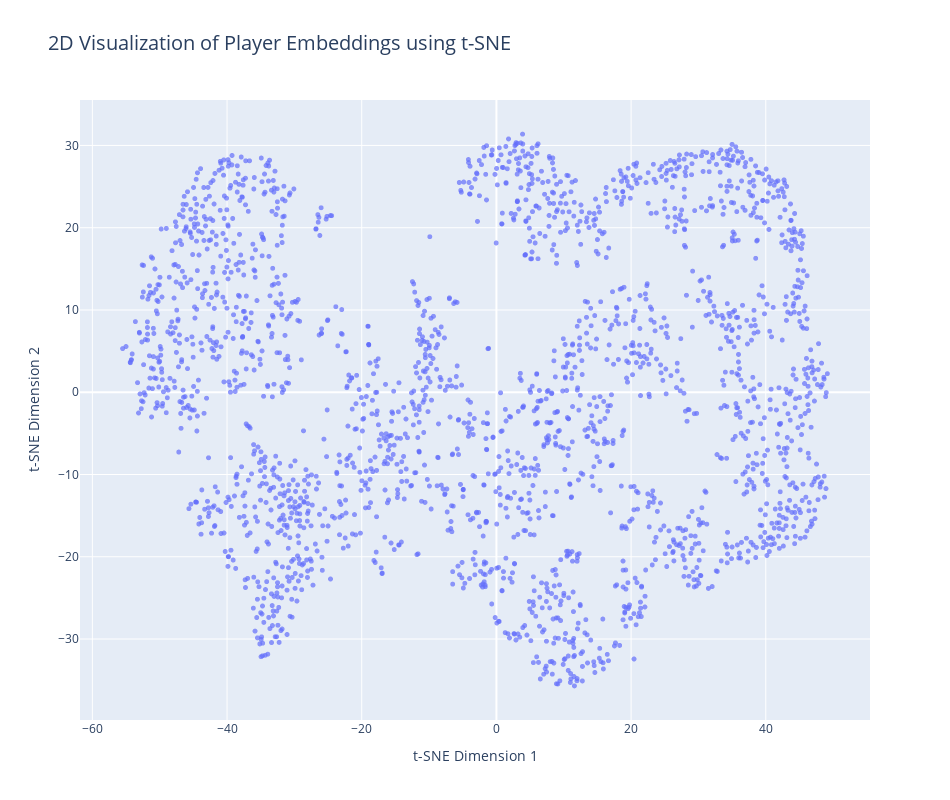

Notebook source saved alongside this figure:
### Code cell
# This cell creates the interactive visualization of the player embeddings.
if 'plot_df' in locals():
    print("Creating interactive plot...")

    fig = px.scatter(
        plot_df,
        x='x',
        y='y',
        hover_name='player_name',
        title='2D Visualization of Player Embeddings using t-SNE',
        labels={'x': 't-SNE Dimension 1', 'y': 't-SNE Dimension 2'}
    )
    fig.update_traces(marker=dict(size=5, opacity=0.7))
    fig.update_layout(width=950, height=800, title_font_size=20)
    fig.show()
else:
    print("DataFrame for plotting ('plot_df') not found. Please run the previous cell.")

### Figure 1 — Plotly figure (JSON) as saved in the notebook; plotly's stock layout.template omitted (floating-point values rounded to 4 significant figures; data arrays with more than 128 entries replaced by an {"elided": "..."} marker saying what was removed)
{"data": [{"hovertemplate": "<b>%{hovertext}</b><br><br>t-SNE Dimension 1=%{x}<br>t-SNE Dimension 2=%{y}<extra></extra>", "hovertext": {"elided": "2303 str values"}, "legendgroup": "", "marker": {"color": "#636efa", "opacity": 0.7, "size": 5, "symbol": "circle"}, "mode": "markers", "name": "", "showlegend": false, "type": "scattergl", "x": {"elided": "2303 float values"}, "xaxis": "x", "y": {"elided": "2303 float values"}, "yaxis": "y"}], "layout": {"height": 800, "legend": {"tracegroupgap": 0}, "title": {"font": {"size": 20}, "text": "2D Visualization of Player Embeddings using t-SNE"}, "width": 950, "xaxis": {"anchor": "y", "domain": [0, 1], "title": {"text": "t-SNE Dimension 1"}}, "yaxis": {"anchor": "x", "domain": [0, 1], "title": {"text": "t-SNE Dimension 2"}}}}
